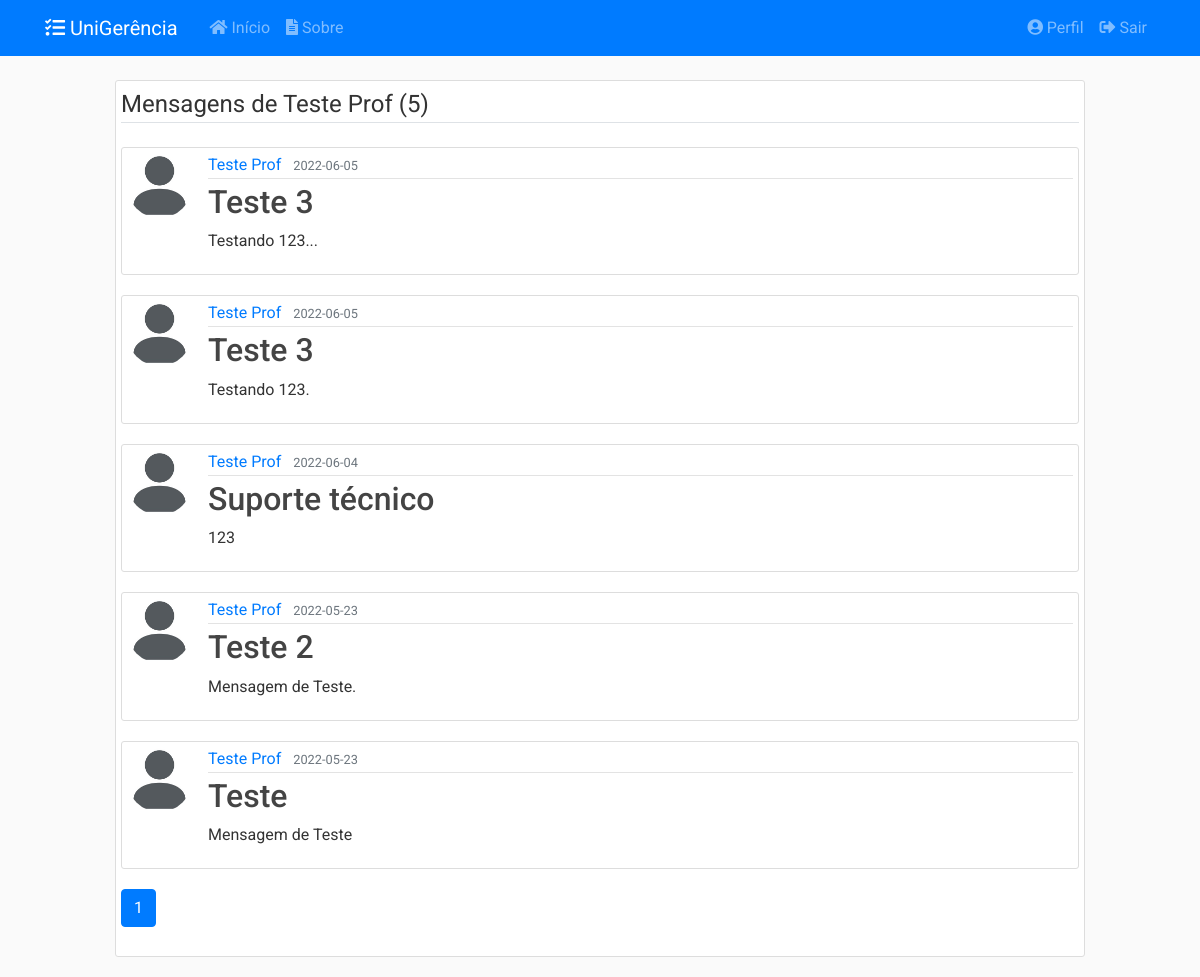
The app's page /usuarios/4/posts (signed in) with its own data.
### app/models/usuarios.py (models this page shows, shortened)
class Usuario(db.Model, UserMixin):
    __tablename__ = 'usuarios'
    __table_args__ = {'extend_existing': True}
    id = db.Column(db.Integer, primary_key=True)
    nome = db.Column(db.String(100), nullable=False)
    identificacao = db.Column(db.String(20), unique=True, nullable=False)
    email = db.Column(db.String(100), unique=True, nullable=False)
    senha = db.Column(db.String(60), nullable=False)
    data_cadastro = db.Column(db.DateTime, nullable=False,
                              default=datetime.now().astimezone(fuso_horario))
    data_atualizacao = db.Column(db.DateTime, nullable=True)
    tipo = db.Column(db.Enum(TipoUsuario), nullable=False)
    ativo = db.Column(db.Boolean, nullable=False, default=True)
    imagem_perfil = db.Column(db.String(20), nullable=False,
                              default='default.jpg')
    posts = db.relationship('Post', backref='autor',
                            foreign_keys='Post.usuario_id', lazy=True)
    recipiente = db.relationship('Post', backref='destinatario',
                                 foreign_keys='Post.destinatario_id', lazy=True)
    solicitacoes = db.relationship('Solicitacao', backref='autor', lazy=True)
    relatorios = db.relationship('Relatorio', backref='autor', lazy=True)
    def recupera_id(usuario_id):
        return Usuario.query.filter_by(id=usuario_id).filter_by(ativo=True).first_or_404()
    @staticmethod
    def verifica_admin(self):
        if self.tipo.name == 'ADMIN':
            return True
        else:
            return False

### app/models/posts.py (models this page shows, shortened)
class Post(db.Model):
    __tablename__ = 'posts'
    __table_args__ = {'extend_existing': True}
    id = db.Column(db.Integer, primary_key=True)
    titulo = db.Column(db.String(100), nullable=False)
    data_postado = db.Column(db.DateTime, nullable=False,
                             default=datetime.now().astimezone(fuso_horario))
    data_atualizacao = db.Column(db.DateTime, nullable=True)
    conteudo = db.Column(db.Text, nullable=False)
    ativo = db.Column(db.Boolean, nullable=False, default=True)
    usuario_id = db.Column(db.Integer, db.ForeignKey('usuarios.id'),
                           nullable=False)
    destinatario_id = db.Column(db.Integer, db.ForeignKey('usuarios.id'),
                                nullable=True)
    def recupera_autor_paginado(usuario, pagina, num):
        return Post.query.filter_by(autor=usuario).order_by(
            Post.data_postado.desc()).paginate(page=pagina, per_page=num)

### app/controllers/usuarios.py (the view)
@usuarios.route("/<int:usuario_id>/posts", methods=['GET'])
@login_required
@admin_required
def posts_usuario(usuario_id):
    pagina = request.args.get('pagina', 1, type=int)
    usuario = Usuario.recupera_id(usuario_id)
    posts = Post.recupera_autor_paginado(usuario, pagina, 5)
    return render_template('usuarios/posts_usuario.html',
                           posts=posts, usuario=usuario)

### app/models/usuarios.py (called while the page is built)
@login_manager.user_loader
def load_user(user_id):
    return Usuario.query.get(int(user_id))

def admin_required(f):
    @wraps(f)
    def wrap(*args, **kwargs):
        if Usuario.verifica_admin(current_user):
            return f(*args, **kwargs)
        else:
            flash('Você não tem autorização para acessar esta página.', 'danger')
        return redirect(url_for('principal.inicio'))
    return wrap

### app/templates/usuarios/posts_usuario.html
{% extends "layout.html" %}
{% block detalhes %}
<div class="content-section">
    <legend class="border-bottom mb-4">Mensagens de {{ usuario.nome }} ({{ posts.total }})</legend>
    {% for post in posts.items %}
        <article class="media content-section">
            <img class="rounded-circle article-img" src="{{ url_for('static', filename='img_perfil/' + post.autor.imagem_perfil) }}">
            <div class="media-body">
            <div class="article-metadata">
                <a class="mr-2" href="{{ url_for('usuarios.posts_usuario', usuario_id=post.autor.id) }}">{{ post.autor.nome }}</a>
                <small class="text-muted">{{ post.data_postado.strftime('%Y-%m-%d') }}</small>
            </div>
            <h2><a class="article-title" href="{{ url_for('posts.post', post_id=post.id) }}">{{ post.titulo }}</a></h2>
            <p class="article-content">{{ post.conteudo }}</p>
            </div>
        </article>
    {% endfor %}
    <div class="row">
        <div class="col-md-11">
        {% for page_num in posts.iter_pages(left_edge=1, right_edge=1, left_current=1, right_current=2) %}
            {% if page_num %}
                {% if posts.page == page_num %}
                    <a class="btn btn-primary mb-4" href="{{ url_for('usuarios.posts_usuario', usuario_id=usuario.id, pagina=page_num) }}">{{ page_num }}</a>
                {% else %}
                    <a class="btn btn-outline-primary mb-4" href="{{ url_for('usuarios.posts_usuario', usuario_id=usuario.id, pagina=page_num) }}">{{ page_num }}</a>
                {% endif %}
            {% else %}
            ...
            {% endif %}
        {% endfor %}
        </div>
    </div>
</div>
{% endblock detalhes %}

### app/static/css/main.css (style rules this page uses)
body { background: #fafafad5; color: #333333; margin-top: 5rem; font-family: 'Roboto' !important; }
h1, h2, h3, h4, h5, h6 { color: #444444; }
html { scroll-behavior: smooth; }
.content-section { background: #ffffff; padding: 5px 5px; border: 1px solid #dddddd; border-radius: 3px; margin-bottom: 20px; }
.article-title { color: #444444; }
.article-content { white-space: pre-line; }
.article-img { height: 65px; width: 65px; margin-right: 16px; }
.article-metadata { padding-bottom: 1px; margin-bottom: 4px; border-bottom: 1px solid #e3e3e3 }

### records on screen
Usuario: nome "Teste Prof"
Post: imagem_perfil (placeholder picture), autor.nome "Teste Prof", data_postado "2022-06-05", titulo "Teste 3", conteudo "Testando 123..."
Post: imagem_perfil (placeholder picture), autor.nome "Teste Prof", data_postado "2022-06-05", titulo "Teste 3", conteudo "Testando 123."
Post: imagem_perfil (placeholder picture), autor.nome "Teste Prof", data_postado "2022-06-04", titulo "Suporte técnico", conteudo "123"
Post: imagem_perfil (placeholder picture), autor.nome "Teste Prof", data_postado "2022-05-23", titulo "Teste 2", conteudo "Mensagem de Teste."
Post: imagem_perfil (placeholder picture), autor.nome "Teste Prof", data_postado "2022-05-23", titulo "Teste", conteudo "Mensagem de Teste"

### other values on screen
{{ posts.total }} "5"
{{ page_num }} "1"
